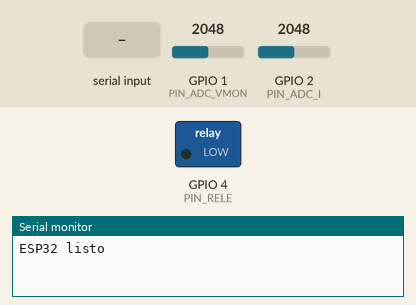
Simulated run of this program. Board: ESP32-S3. Shown: switched loads named in the program (green lamp = pin HIGH), the last lines printed to the serial monitor. Inputs (shaded band) come from the test bench; at power-on: GPIO 1 (PIN_ADC_VMON) = 2048, GPIO 2 (PIN_ADC_I) = 2048 (analog values on the 0–4095 scale).

Above: at 1.7 s.
1.8 s: "START2_GREEN\n" received over Serial
At 2.5 s:
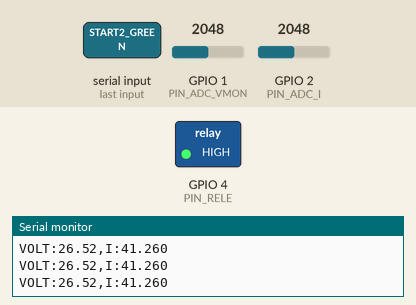
3.4 s: "START1_GREEN\n" received over Serial
At 4.6 s:
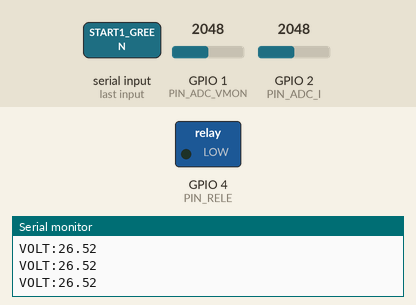
5.6 s: "START2_BLUE\n" received over Serial
At 7.0 s:
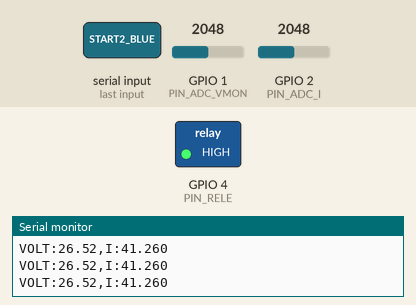
7.3 s: "START1_BLUE\n" received over Serial
At 7.8 s:
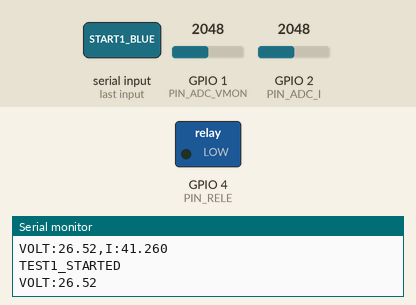
Timing chart, 0 to 10.0 s (numbered marks = the images above; inputs shaded):
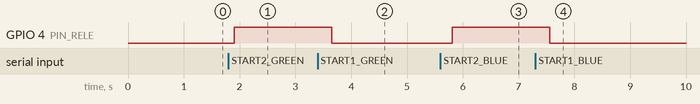

Measured:
- after the input at 1.8 s, GPIO 4 (PIN_RELE): LOW → HIGH after 0.10 s
- after the input at 3.4 s, GPIO 4 (PIN_RELE): HIGH → LOW after 0.26 s
- after the input at 5.6 s, GPIO 4 (PIN_RELE): LOW → HIGH after 0.21 s
- after the input at 7.3 s, GPIO 4 (PIN_RELE): HIGH → LOW after 0.26 s

The program:

main.cpp
```cpp
#include <Arduino.h>
#include <Wire.h>
#include <Adafruit_MCP4725.h>

// TFG Desarrollo de aplicaciones electrónicas. Borja Sánchez Rodríguez.
// Código del firmware para el ESP32.
// Control lógico de todo el sistema con comunicación serie con la GUI en Python.
// Se implementan las funciones para los test de tensión Zener y corriente de fugas.

// ======== Pines I2C ========
// Configurados los pines de datos y reloj para el bus I2C.
#define SDA_PIN 8
#define SCL_PIN 9

// ======== DACs ========
//Librería específica para los MCP4725
Adafruit_MCP4725 dacV;
Adafruit_MCP4725 dacI;

// ======== Pines ESP32 ========
// Pines físicos de la placa
const int PIN_ADC_VMON = 1;
const int PIN_ADC_I    = 2;
const int PIN_RELE     = 4;

// ======== Constantes ========
const float VREF      = 3.3f; //Float para ahorro de memoria
const float DAC_MAX   = 4095.0f; //12 bits de los DACs/ADC
const float ADC_MAX   = 4095.0f;
const float GAIN      = 40.0f; //Ganancia AO
const float R_SHUNT   = 1000.0f;
const float VMON_SCALE = 16.07f;  // Escala ADC, 0-75V -> 0-5V (limitado a 3.3V)

// ======== Consignas analógicas ========
// Escalas de las consignas para la fuente de alimentación.
// Escala fuente 0-5V -> 0-75V, Maximo 3.3V por el ESP32
const float VPROG_ZENER       = 1.630f;  //  24.0 V (ambos diodos)
const float VPROG_FUGAS_GREEN = 1.326f;  //  19.7 V
const float VPROG_FUGAS_BLUE  = 1.421f;  //  21.1 V
const float IPROG             = 0.275f;  // 100mA para limitar fuente

// ======== TestState ========
// Variables para comprobar e inicializar el estado del test para poder comenzar o parar pruebas.
int  currentTest = 0;
bool testRunning = false;

// ======== Inicialización del sistema ========
// Setup del controlador, periféricos y estado inciial del sistema.
void setup() {
  Serial.begin(115200);
  delay(500);

  //Inicializar bus I2C
  Wire.begin(SDA_PIN, SCL_PIN);
  Wire.setClock(100000);

  //Direccionamiento DACs por I2C
  dacV.begin(0x60);
  dacI.begin(0x61);

  //Inicialización del sistema, normalizado a 0
  dacV.setVoltage(0, false);
  dacI.setVoltage(0, false);

  // Relé en reposo
  pinMode(PIN_RELE, OUTPUT);
  digitalWrite(PIN_RELE, LOW);
  analogReadResolution(12); //4095 niveles para ADC de 12 bits

  Serial.println("ESP32 listo");
}

// ======== Funciones DACs ========
// Función para el escalado del voltaje de consigna.
uint16_t voltageToDAC(float v) {
  if (v < 0)    v = 0; //Valores seguros
  if (v > VREF) v = VREF;
  return (uint16_t)(v / VREF * DAC_MAX); //Escalado
}

// Salidas analógicas para fuente
void setVprog(float v) {
  dacV.setVoltage(voltageToDAC(v), false);
}

void setIprog(float v) {
  dacI.setVoltage(voltageToDAC(v), false);
}

// ======== Funciones ADC ========
// Funciones para el escalado de las lectuas de los ADC.
// Vmon desde fuente
float readVmon() {
  float Vadc = (analogRead(PIN_ADC_VMON) / ADC_MAX) * VREF;
  return Vadc * VMON_SCALE;
}

// Ir, fugas desde circuito amplificador
float readIr() {
  float Vadc   = (analogRead(PIN_ADC_I) / ADC_MAX) * VREF;
  float Vshunt = Vadc / GAIN;
  return (Vshunt / R_SHUNT) * 1e6f; //Amperios a microamperios
}

// ======== StopTest ========
// Función para detener las pruebas.
void stopAll() {
  testRunning = false;
  currentTest = 0;
  setVprog(0);
  setIprog(0);
  digitalWrite(PIN_RELE, LOW);
  Serial.println("STOPPED");
}

// ======== StartTest ========
// Función para inciiar el test seleccionado.
// 0 = diodo verde, 1 = diodo azul
void startTest(int test, int diode) {
  //Aseguramos fuente en reposo
  setVprog(0);
  setIprog(0);
  delay(100);

  currentTest = test;

  if (test == 1) {
    // Prueba tensión Zener: 24V en ambos diodos, relé LOW
    digitalWrite(PIN_RELE, LOW);
    delay(50);
    setIprog(IPROG);
    setVprog(VPROG_ZENER);
    Serial.println("TEST1_STARTED");
  }
  else if (test == 2) {
    // Prueba corriente de fugas: tensión Zener - 1.3V, relé HIGH
    digitalWrite(PIN_RELE, HIGH);
    delay(50);
    setIprog(IPROG);
    float vprog;
    if (diode == 0) {
        vprog = VPROG_FUGAS_GREEN;
    } else {
        vprog = VPROG_FUGAS_BLUE;
    }
    setVprog(vprog);
    Serial.println("TEST2_STARTED");
  }

  testRunning = true;
}

// ======== Bucle principal ========
// Loop principal del firmware.
// Encargado de la lectura/escritura de los prompt de la comunicación serie.
void loop() {
  if (Serial.available()) {
    String cmd = Serial.readStringUntil('\n');
    cmd.trim();

    // Comunicación serie para la GUI
    if      (cmd == "START1_GREEN") startTest(1, 0);
    else if (cmd == "START1_BLUE")  startTest(1, 1);
    else if (cmd == "START2_GREEN") startTest(2, 0);
    else if (cmd == "START2_BLUE")  startTest(2, 1);
    else if (cmd == "STOP")         stopAll();
  }

  // Print de resultados
  if (testRunning) {
    if (currentTest == 1) {
      float v = readVmon();
      Serial.print("VOLT:");
      Serial.println(v, 2);
    }
    else if (currentTest == 2) {
      float v = readVmon();
      float i = readIr();
      Serial.print("VOLT:");
      Serial.print(v, 2);
      Serial.print(",I:");
      Serial.println(i, 3);
    }
    delay(200);
  }
}
```
